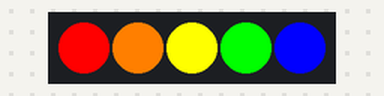
A program run on a simulated BBC micro:bit running MicroPython. Parts: 5 RGB LEDs in strip order, left to right.

Above: at 0.1 s.
At 0.6 s:
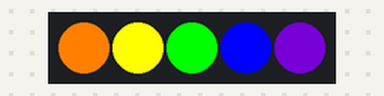
At 1.1 s:
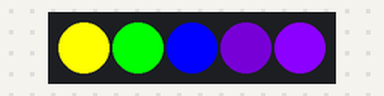
At 1.6 s:
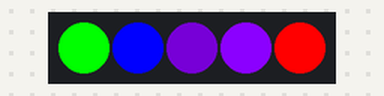
At 2.1 s:
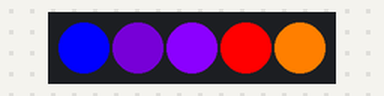
At 3.1 s:
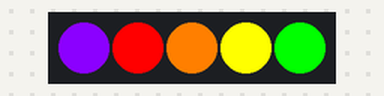
Timing chart, 0 to 40.0 s (numbered marks = the images above):
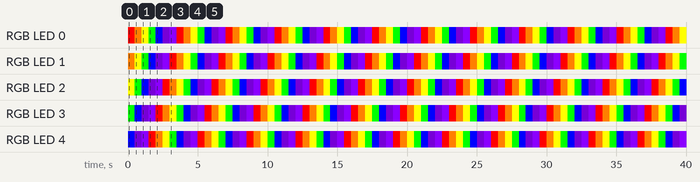

Measured:
- by itself, RGB LED 0: repeats every 3.5 s: RGB(255, 127, 0) 0.50 s, RGB(255, 255, 0) 0.50 s, RGB(0, 255, 0) 0.50 s, RGB(0, 0, 255) 0.50 s, RGB(75, 0, 136) 0.50 s, RGB(139, 0, 255) 0.50 s, RGB(255, 0, 0) 0.50 s
- by itself, RGB LED 1: repeats every 3.5 s: RGB(255, 255, 0) 0.50 s, RGB(0, 255, 0) 0.50 s, RGB(0, 0, 255) 0.50 s, RGB(75, 0, 136) 0.50 s, RGB(139, 0, 255) 0.50 s, RGB(255, 0, 0) 0.50 s, RGB(255, 127, 0) 0.50 s
- by itself, everything shown: repeats every 3.5 s, in 7 steps
- what the display in image 1 shows lasts 0.5 s, from 0.5 s to 1.0 s

The program:

rainbow.py
```python
from microbit import *
import neopixel

pin1.set_analog_period(20)
pin2.set_analog_period(20)


def forward(N):
    pin1.write_analog(180)
    pin2.write_analog(1)
    sleep(N)


def backward(N):
    pin1.write_analog(1)
    pin2.write_analog(180)
    sleep(N)


def turnLeft(N):
    pin1.write_analog(1)
    pin2.write_analog(1)
    sleep(N)


def turnRight(N):
    pin1.write_analog(180)
    pin2.write_analog(180)
    sleep(N)


np = neopixel.NeoPixel(pin0, 5)
lig=[[255,0,0],[255,127,0],[255,255,0],[0,255,0],[0,0,255],[75,0,136],[139,0,255]]

#while True:
    #forward(1500)
    #backward(1500)
    #turnLeft(1500)
    #turnRight(1500)

    #np[0] = lig[0]
    #np[1] = lig[1]
    #np[2] = lig[2]
    #np[3] = lig[3]
    #np[4] = lig[4]

    #np.show()


count1=1
count0=0
count2=2
count3=3
count4=4
while True:
    np[0] = lig[count0]
    if count0>=6:
        count0=0;
    else:
        count0=count0+1
    np[1] = lig[count1]
    if count1>=6:
        count1=0;
    else:
        count1=count1+1
    np[2] = lig[count2]
    if count2>=6:
        count2=0;
    else:
        count2=count2+1
    np[3] = lig[count3]
    if count3>=6:
        count3=0;
    else:
        count3=count3+1
    np[4] = lig[count4]
    if count4>=6:
        count4=0;
    else:
        count4=count4+1
    np.show()

    sleep(500)
```
